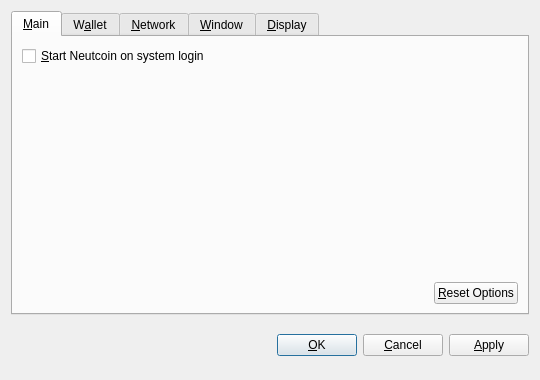
<?xml version="1.0" encoding="UTF-8"?>
<ui version="4.0">
 <class>OptionsDialog</class>
 <widget class="QDialog" name="OptionsDialog">
  <property name="geometry">
   <rect>
    <x>0</x>
    <y>0</y>
    <width>540</width>
    <height>380</height>
   </rect>
  </property>
  <property name="windowTitle">
   <string>Options</string>
  </property>
  <property name="modal">
   <bool>true</bool>
  </property>
  <layout class="QVBoxLayout" name="verticalLayout">
   <item>
    <widget class="QTabWidget" name="tabWidget">
     <property name="tabPosition">
      <enum>QTabWidget::North</enum>
     </property>
     <property name="currentIndex">
      <number>0</number>
     </property>
     <widget class="QWidget" name="tabMain">
      <attribute name="title">
       <string>&amp;Main</string>
      </attribute>
      <layout class="QVBoxLayout" name="verticalLayout_Main">
       <item>
        <widget class="QCheckBox" name="bitcoinAtStartup">
         <property name="toolTip">
          <string>Automatically start Neutcoin after logging in to the system.</string>
         </property>
         <property name="text">
          <string>&amp;Start Neutcoin on system login</string>
         </property>
        </widget>
       </item>
       <item>
        <spacer name="verticalSpacer_Main">
         <property name="orientation">
          <enum>Qt::Vertical</enum>
         </property>
         <property name="sizeHint" stdset="0">
          <size>
           <width>20</width>
           <height>40</height>
          </size>
         </property>
        </spacer>
       </item>
       <item>
        <layout class="QHBoxLayout" name="horizontalLayout_2_Main">
         <item>
          <spacer name="horizontalSpacer_2_Main">
           <property name="orientation">
            <enum>Qt::Horizontal</enum>
           </property>
           <property name="sizeHint" stdset="0">
            <size>
             <width>40</width>
             <height>20</height>
            </size>
           </property>
          </spacer>
         </item>
         <item>
          <widget class="QPushButton" name="resetButton">
           <property name="toolTip">
            <string>Reset all client options to default.</string>
           </property>
           <property name="text">
            <string>&amp;Reset Options</string>
           </property>
           <property name="autoDefault">
            <bool>false</bool>
           </property>
          </widget>
         </item>
        </layout>
       </item>
      </layout>
     </widget>
     <widget class="QWidget" name="tabWallet">
      <attribute name="title">
       <string>W&amp;allet</string>
      </attribute>
      <layout class="QVBoxLayout" name="verticalLayout_Network">
       <item>
        <widget class="QLabel" name="transactionFeeInfoLabel">
         <property name="text">
          <string>Optional transaction fee per kB that helps make sure your transactions are processed quickly. Most transactions are 1 kB.</string>
         </property>
         <property name="textFormat">
          <enum>Qt::PlainText</enum>
         </property>
         <property name="wordWrap">
          <bool>true</bool>
         </property>
        </widget>
       </item>
       <item>
        <layout class="QHBoxLayout" name="horizontalLayout_1_Main">
         <item>
          <widget class="QLabel" name="transactionFeeLabel">
           <property name="text">
            <string>Pay transaction &amp;fee</string>
           </property>
           <property name="textFormat">
            <enum>Qt::PlainText</enum>
           </property>
           <property name="buddy">
            <cstring>transactionFee</cstring>
           </property>
          </widget>
         </item>
         <item>
          <widget class="BitcoinAmountField" name="transactionFee"/>
         </item>
         <item>
          <spacer name="horizontalSpacer_1_Main">
           <property name="orientation">
            <enum>Qt::Horizontal</enum>
           </property>
           <property name="sizeHint" stdset="0">
            <size>
             <width>40</width>
             <height>20</height>
            </size>
           </property>
          </spacer>
         </item>
        </layout>
       </item>
       <item>
        <widget class="QLabel" name="label">
         <property name="text">
          <string>If you disable the spending of unconfirmed change, the change from a transaction cannot be used until that transaction has at least one confirmation. This also affects how your balance is computed.</string>
         </property>
         <property name="wordWrap">
          <bool>true</bool>
         </property>
        </widget>
       </item>
       <item>
        <widget class="QCheckBox" name="spendZeroConfChange">
         <property name="text">
          <string>Spend unconfirmed change  (experts only)</string>
         </property>
        </widget>
       </item>
       <item>
        <spacer name="verticalSpacer">
         <property name="orientation">
          <enum>Qt::Vertical</enum>
         </property>
         <property name="sizeHint" stdset="0">
          <size>
           <width>20</width>
           <height>40</height>
          </size>
         </property>
        </spacer>
       </item>
      </layout>
     </widget>
     <widget class="QWidget" name="tabNetwork">
      <attribute name="title">
       <string>&amp;Network</string>
      </attribute>
      <layout class="QVBoxLayout" name="verticalLayout_Network">
       <item>
        <widget class="QCheckBox" name="mapPortUpnp">
         <property name="toolTip">
          <string>Automatically open the Neutcoin client port on the router. This only works when your router supports UPnP and it is enabled.</string>
         </property>
         <property name="text">
          <string>Map port using &amp;UPnP</string>
         </property>
        </widget>
       </item>
       <item>
        <widget class="QCheckBox" name="connectSocks">
         <property name="toolTip">
          <string>Connect to the Neutcoin network through a SOCKS proxy (e.g. when connecting through Tor).</string>
         </property>
         <property name="text">
          <string>&amp;Connect through SOCKS proxy:</string>
         </property>
        </widget>
       </item>
       <item>
        <layout class="QHBoxLayout" name="horizontalLayout_Network">
         <item>
          <widget class="QLabel" name="proxyIpLabel">
           <property name="text">
            <string>Proxy &amp;IP:</string>
           </property>
           <property name="textFormat">
            <enum>Qt::PlainText</enum>
           </property>
           <property name="buddy">
            <cstring>proxyIp</cstring>
           </property>
          </widget>
         </item>
         <item>
          <widget class="QValidatedLineEdit" name="proxyIp">
           <property name="maximumSize">
            <size>
             <width>140</width>
             <height>16777215</height>
            </size>
           </property>
           <property name="toolTip">
            <string>IP address of the proxy (e.g. 127.0.0.1)</string>
           </property>
          </widget>
         </item>
         <item>
          <widget class="QLabel" name="proxyPortLabel">
           <property name="text">
            <string>&amp;Port:</string>
           </property>
           <property name="textFormat">
            <enum>Qt::PlainText</enum>
           </property>
           <property name="buddy">
            <cstring>proxyPort</cstring>
           </property>
          </widget>
         </item>
         <item>
          <widget class="QLineEdit" name="proxyPort">
           <property name="maximumSize">
            <size>
             <width>55</width>
             <height>16777215</height>
            </size>
           </property>
           <property name="toolTip">
            <string>Port of the proxy (e.g. 9050)</string>
           </property>
          </widget>
         </item>
         <item>
          <widget class="QLabel" name="socksVersionLabel">
           <property name="text">
            <string>SOCKS &amp;Version:</string>
           </property>
           <property name="textFormat">
            <enum>Qt::PlainText</enum>
           </property>
           <property name="buddy">
            <cstring>socksVersion</cstring>
           </property>
          </widget>
         </item>
         <item>
          <widget class="QValueComboBox" name="socksVersion">
           <property name="toolTip">
            <string>SOCKS version of the proxy (e.g. 5)</string>
           </property>
          </widget>
         </item>
         <item>
          <spacer name="horizontalSpacer_Network">
           <property name="orientation">
            <enum>Qt::Horizontal</enum>
           </property>
           <property name="sizeHint" stdset="0">
            <size>
             <width>40</width>
             <height>20</height>
            </size>
           </property>
          </spacer>
         </item>
        </layout>
       </item>
       <item>
        <spacer name="verticalSpacer_Network">
         <property name="orientation">
          <enum>Qt::Vertical</enum>
         </property>
         <property name="sizeHint" stdset="0">
          <size>
           <width>20</width>
           <height>40</height>
          </size>
         </property>
        </spacer>
       </item>
      </layout>
     </widget>
     <widget class="QWidget" name="tabWindow">
      <attribute name="title">
       <string>&amp;Window</string>
      </attribute>
      <layout class="QVBoxLayout" name="verticalLayout_Window">
       <item>
        <widget class="QCheckBox" name="minimizeToTray">
         <property name="toolTip">
          <string>Show only a tray icon after minimizing the window.</string>
         </property>
         <property name="text">
          <string>&amp;Minimize to the tray instead of the taskbar</string>
         </property>
        </widget>
       </item>
       <item>
        <widget class="QCheckBox" name="minimizeOnClose">
         <property name="toolTip">
          <string>Minimize instead of exit the application when the window is closed. When this option is enabled, the application will be closed only after selecting Quit in the menu.</string>
         </property>
         <property name="text">
          <string>M&amp;inimize on close</string>
         </property>
        </widget>
       </item>
       <item>
        <spacer name="verticalSpacer_Window">
         <property name="orientation">
          <enum>Qt::Vertical</enum>
         </property>
         <property name="sizeHint" stdset="0">
          <size>
           <width>20</width>
           <height>40</height>
          </size>
         </property>
        </spacer>
       </item>
      </layout>
     </widget>
     <widget class="QWidget" name="tabDisplay">
      <attribute name="title">
       <string>&amp;Display</string>
      </attribute>
      <layout class="QVBoxLayout" name="verticalLayout_Display">
       <item>
        <layout class="QHBoxLayout" name="horizontalLayout_1_Display">
         <item>
          <widget class="QLabel" name="langLabel">
           <property name="text">
            <string>User Interface &amp;language:</string>
           </property>
           <property name="textFormat">
            <enum>Qt::PlainText</enum>
           </property>
           <property name="buddy">
            <cstring>lang</cstring>
           </property>
          </widget>
         </item>
         <item>
          <widget class="QValueComboBox" name="lang">
           <property name="toolTip">
            <string>The user interface language can be set here. This setting will take effect after restarting Neutcoin.</string>
           </property>
          </widget>
         </item>
        </layout>
       </item>
       <item>
        <layout class="QHBoxLayout" name="horizontalLayout_2_Display">
         <item>
          <widget class="QLabel" name="unitLabel">
           <property name="text">
            <string>&amp;Unit to show amounts in:</string>
           </property>
           <property name="textFormat">
            <enum>Qt::PlainText</enum>
           </property>
           <property name="buddy">
            <cstring>unit</cstring>
           </property>
          </widget>
         </item>
         <item>
          <widget class="QValueComboBox" name="unit">
           <property name="toolTip">
            <string>Choose the default subdivision unit to show in the interface and when sending coins.</string>
           </property>
          </widget>
         </item>
        </layout>
       </item>
       <item>
        <widget class="QCheckBox" name="displayAddresses">
         <property name="toolTip">
          <string>Whether to show Neutcoin addresses in the transaction list or not.</string>
         </property>
         <property name="text">
          <string>&amp;Display addresses in transaction list</string>
         </property>
        </widget>
       </item>
       <item>
        <widget class="QCheckBox" name="coinControlFeatures">
         <property name="toolTip">
          <string>Whether to show coin control features or not.</string>
         </property>
         <property name="text">
          <string>Display coin &amp;control features (experts only!)</string>
         </property>
        </widget>
       </item>
       <item>
        <spacer name="verticalSpacer_Display">
         <property name="orientation">
          <enum>Qt::Vertical</enum>
         </property>
         <property name="sizeHint" stdset="0">
          <size>
           <width>20</width>
           <height>40</height>
          </size>
         </property>
        </spacer>
       </item>
      </layout>
     </widget>
    </widget>
   </item>
   <item>
    <layout class="QHBoxLayout" name="horizontalLayout_Buttons">
     <item>
      <spacer name="horizontalSpacer_1">
       <property name="orientation">
        <enum>Qt::Horizontal</enum>
       </property>
       <property name="sizeHint" stdset="0">
        <size>
         <width>40</width>
         <height>48</height>
        </size>
       </property>
      </spacer>
     </item>
     <item>
      <widget class="QLabel" name="statusLabel">
       <property name="font">
        <font>
         <weight>75</weight>
         <bold>true</bold>
        </font>
       </property>
       <property name="text">
        <string/>
       </property>
       <property name="textFormat">
        <enum>Qt::PlainText</enum>
       </property>
       <property name="wordWrap">
        <bool>true</bool>
       </property>
      </widget>
     </item>
     <item>
      <spacer name="horizontalSpacer_2">
       <property name="orientation">
        <enum>Qt::Horizontal</enum>
       </property>
       <property name="sizeHint" stdset="0">
        <size>
         <width>40</width>
         <height>48</height>
        </size>
       </property>
      </spacer>
     </item>
     <item>
      <widget class="QPushButton" name="okButton">
       <property name="text">
        <string>&amp;OK</string>
       </property>
      </widget>
     </item>
     <item>
      <widget class="QPushButton" name="cancelButton">
       <property name="text">
        <string>&amp;Cancel</string>
       </property>
       <property name="autoDefault">
        <bool>false</bool>
       </property>
      </widget>
     </item>
     <item>
      <widget class="QPushButton" name="applyButton">
       <property name="text">
        <string>&amp;Apply</string>
       </property>
       <property name="autoDefault">
        <bool>false</bool>
       </property>
      </widget>
     </item>
    </layout>
   </item>
  </layout>
 </widget>
 <customwidgets>
  <customwidget>
   <class>BitcoinAmountField</class>
   <extends>QSpinBox</extends>
   <header>bitcoinamountfield.h</header>
  </customwidget>
  <customwidget>
   <class>QValueComboBox</class>
   <extends>QComboBox</extends>
   <header>qvaluecombobox.h</header>
  </customwidget>
  <customwidget>
   <class>QValidatedLineEdit</class>
   <extends>QLineEdit</extends>
   <header>qvalidatedlineedit.h</header>
  </customwidget>
 </customwidgets>
 <resources/>
 <connections/>
</ui>
